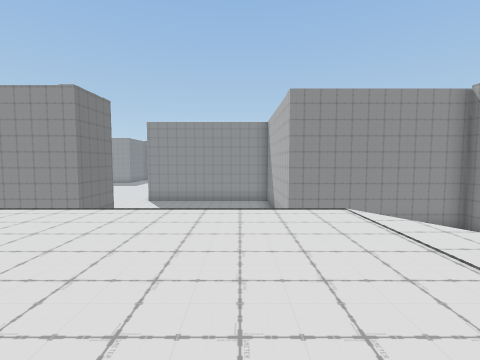
[1] (above)

22 first-person views from a walk through a scene from a Unity 3-D project. The camera is 1.4 m above the floor, tilts 4° down and sees 85° across. The floor is counted in squares, 2 m on a side. Each view is taken from the middle of a square. On the plan, view 1 faces up. The plan holds only what a view shows up to about 9 squares ahead; the rest is blank. The place goes on beyond the plan. The player character is not drawn.

[2]
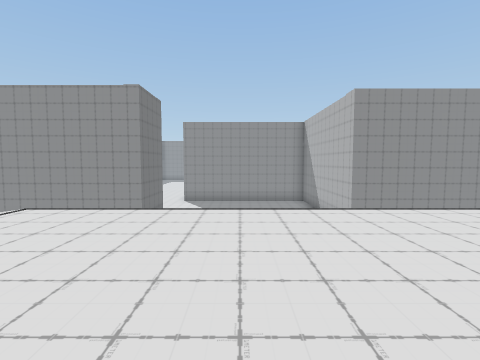

[3]
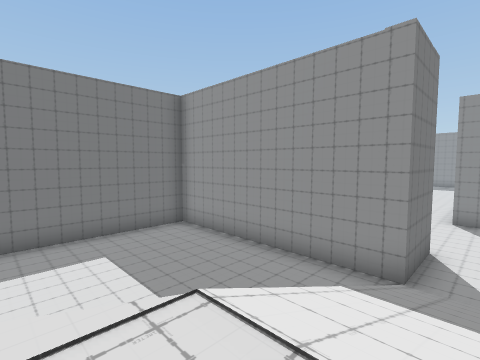

[4]
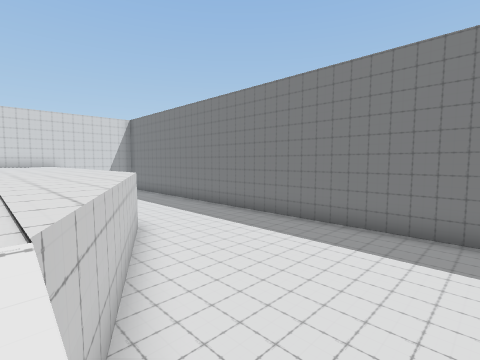

[5]
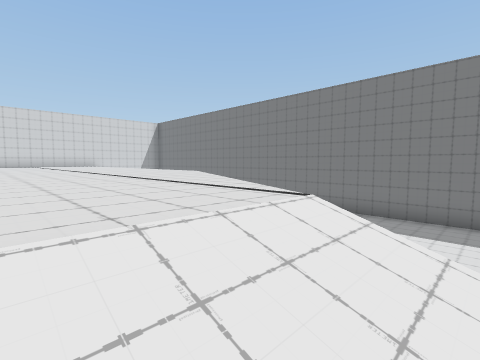

[6]
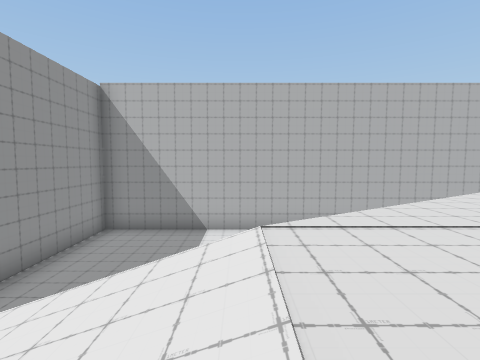

[7]
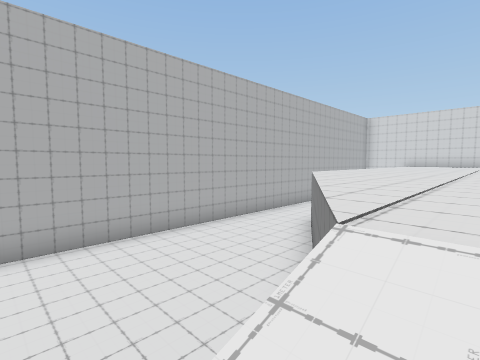

[8]
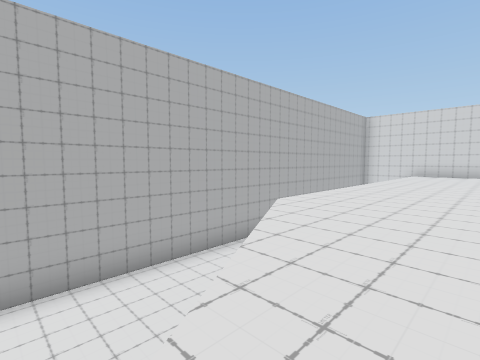

[9]
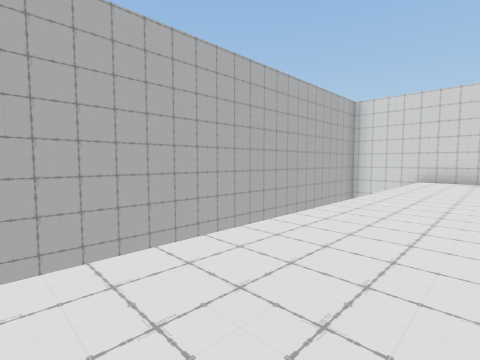

[10]
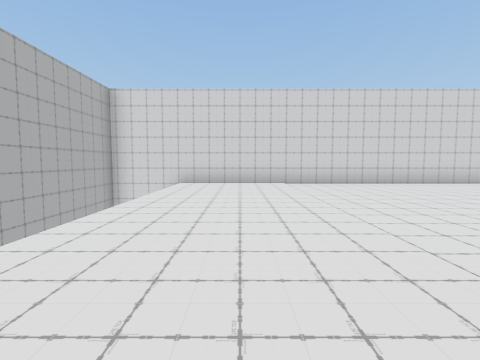

[11]
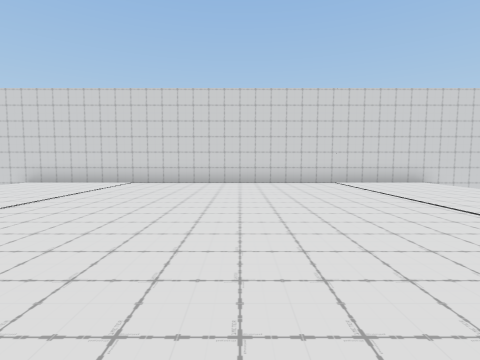

[12]
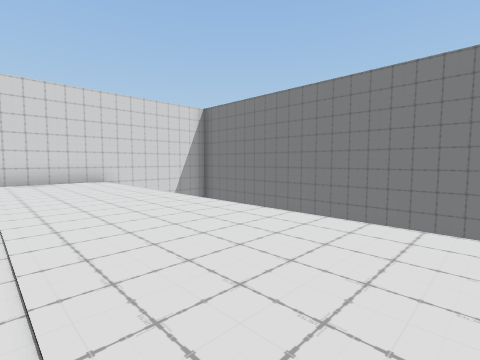

[13]
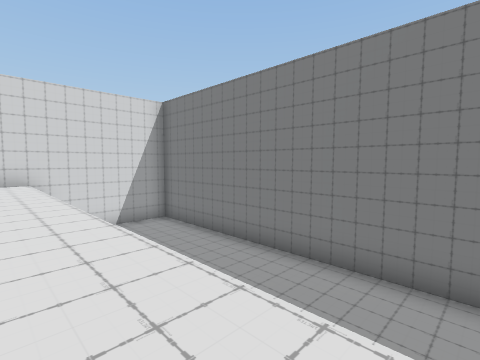

[14]
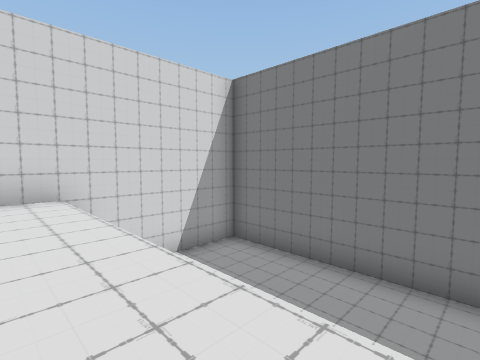

[15]
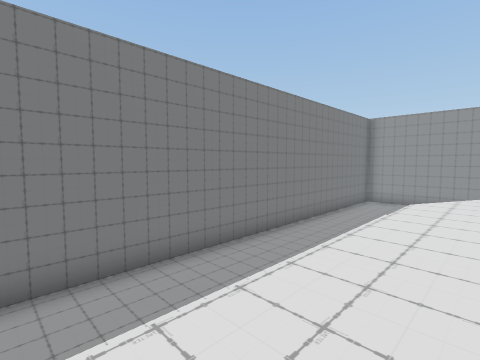

[16]
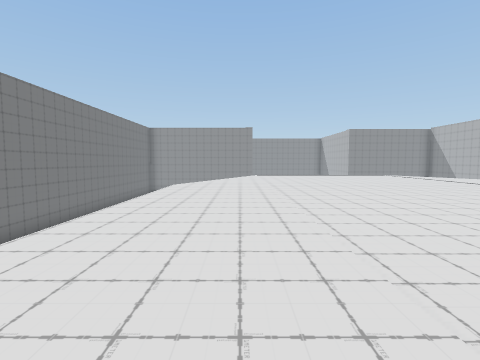

[17]
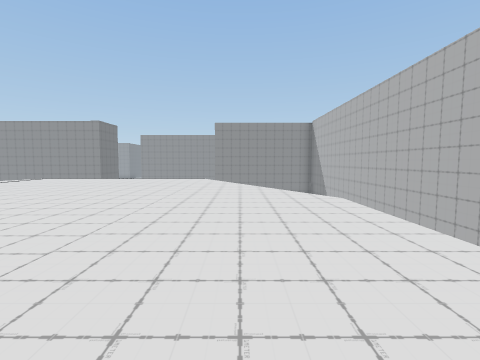

[18]
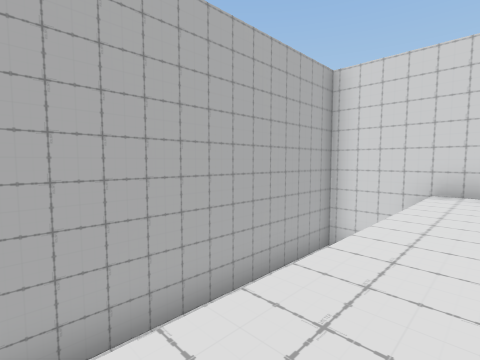

[19]
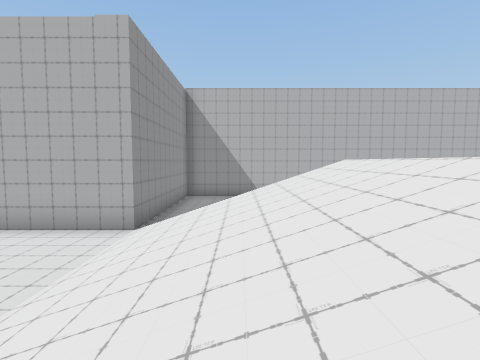

[20]
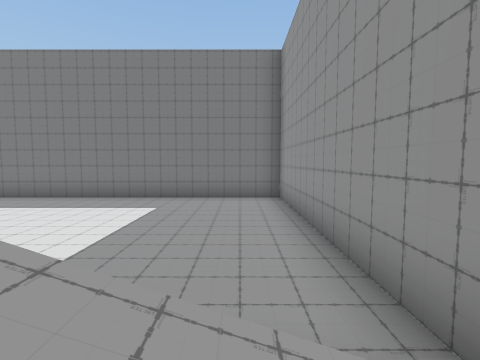

[21]
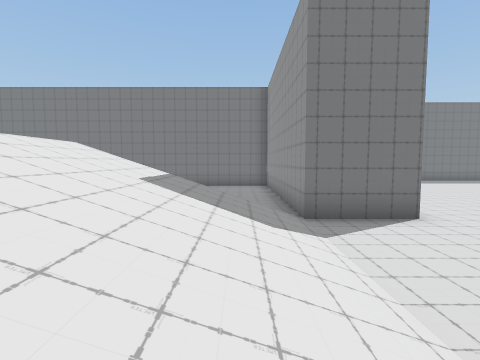

[22]
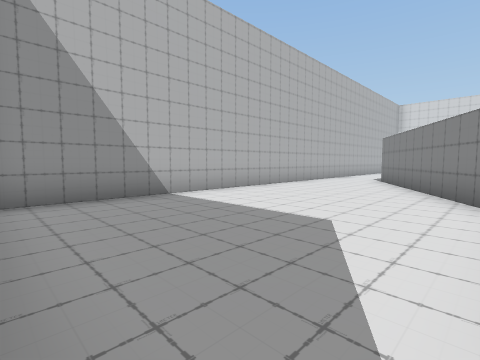

### Floor plan
Key: @ floor where view 1 was taken; # wall or solid block; . main floor; - floor 3 m lower than the main floor; / step, stairs or slope; v drop or lower ground.
Columns run from 13 left of view 1 to 8 right of it. Each row starts with its distance up from view 1.
 10        #---  --#
  9 ########-------#######
  8 #-------///////------#
  7 #-------///////------#
  6 #-------///////------#
  5 #------ ///////------#
  4 #------ ///////------#
  3 #-------.......#-----#
  2 #------#......../----#
  1 #------........./----#
  0 #-----#......@.../---#
 -1 #-----............---#
 -2 #----#............#--#
 -3 #----.............v--#
 -4 #--- .............v  #
 -5 #--- .............v  #
 -6 #--- .............v  #
 -7 #--- .............v -#
 -8 #--- .............v -#
 -9 #--- .............v -#
-10 #--- .............v -#
-11 #--- .............v -#
-12 #--- .............  -#
-13 ######################

Where each view was taken, in squares from view 1:
view 1: 0 up, 0 right, facing up
view 2: 0 up, 2 left, facing up
view 3: 3 up, 4 left, facing up-left
view 4: 5 up, 5 left, facing down-left
view 5: 5 up, 3 left, facing down-left
view 6: 4 up, 1 left, facing right
view 7: 5 up, 1 right, facing down-right
view 8: 2 up, 2 right, facing down-right
view 9: 2 down, 3 right, facing down-right
view 10: 4 down, 3 right, facing down
view 11: 4 down, 2 left, facing down
view 12: 3 down, 5 left, facing down-left
view 13: 3 down, 7 left, facing down-left
view 14: 7 down, 7 left, facing down-left
view 15: 7 down, 7 left, facing up-left
view 16: 10 down, 6 left, facing up
view 17: 7 down, 3 right, facing up
view 18: 6 down, 4 right, facing down-right
view 19: 6 up, 4 left, facing right
view 20: 7 up, 4 left, facing left
view 21: 7 up, 0 right, facing left
view 22: 8 up, 2 right, facing down-right
